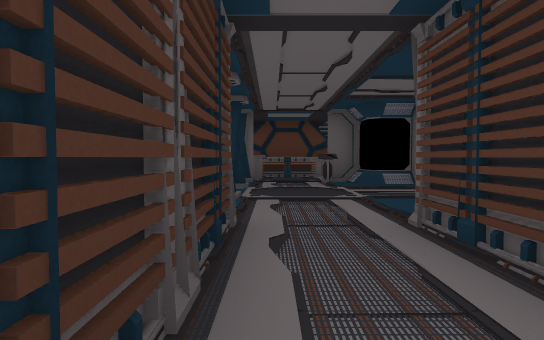
view 1 (above)

18 first-person views from a walk through a scene from a Unity 3-D project. The camera is 1.3 m above the floor, tilts 2° down and sees 75° across. The floor is counted in squares, 2 m on a side. Each view is taken from the middle of a square. On the plan, view 1 faces up. The plan holds only what a view shows up to about 10 squares ahead; the rest is blank. The place goes on beyond the plan. The player is left out. Some animated figures are left out. Door leaves are left out, so doorways stand open. Some surface patterns are stand-ins.

view 2
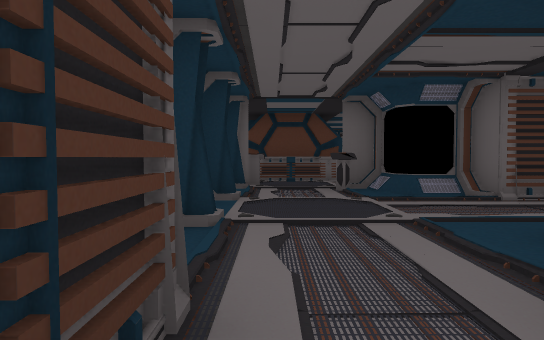

view 3
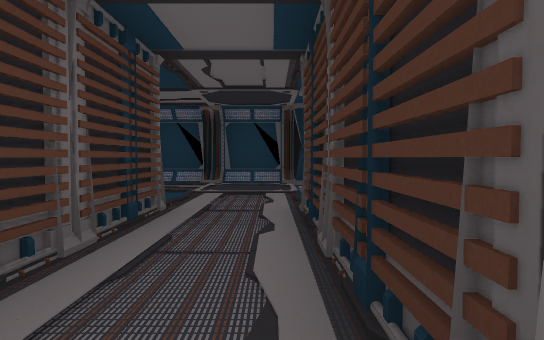

view 4
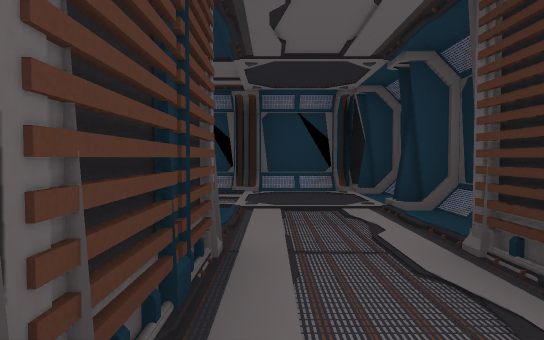

view 5
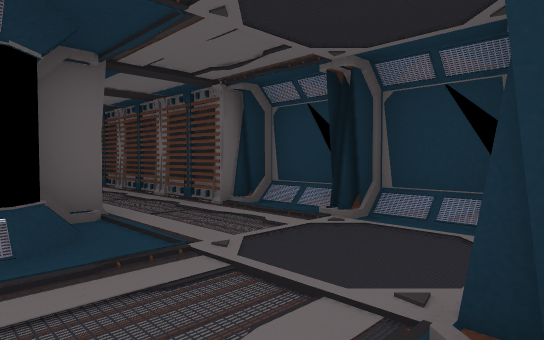

view 6
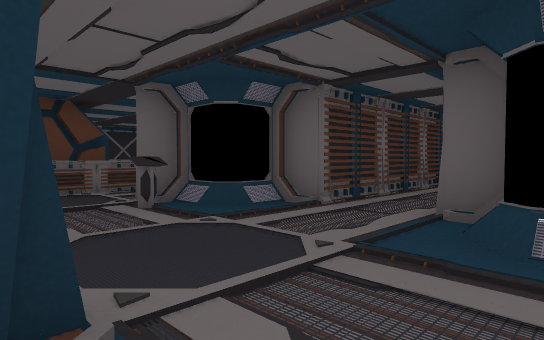

view 7
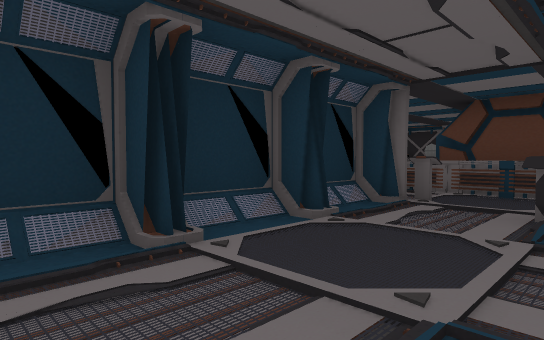

view 8
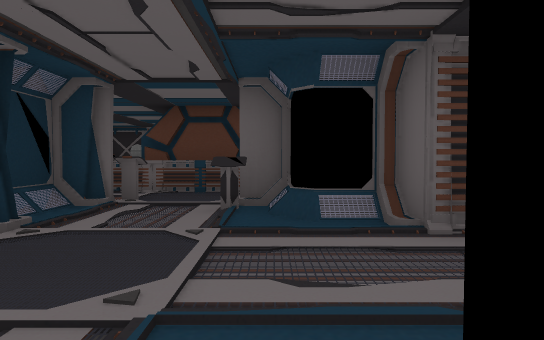

view 9
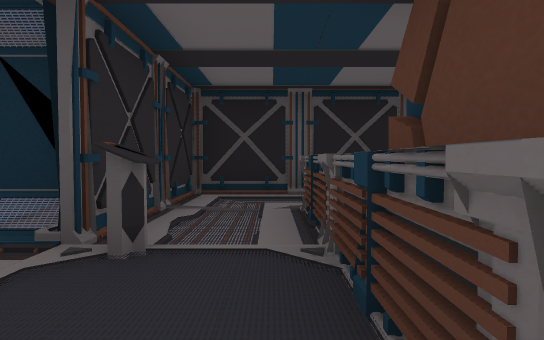

view 10
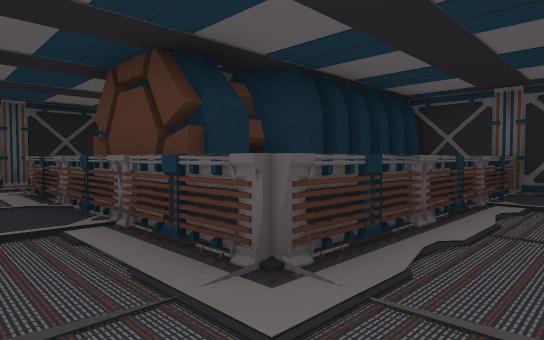

view 11
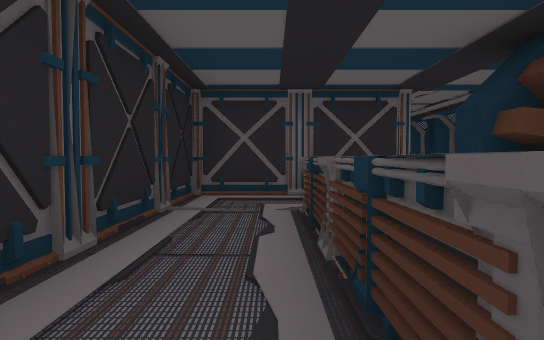

view 12
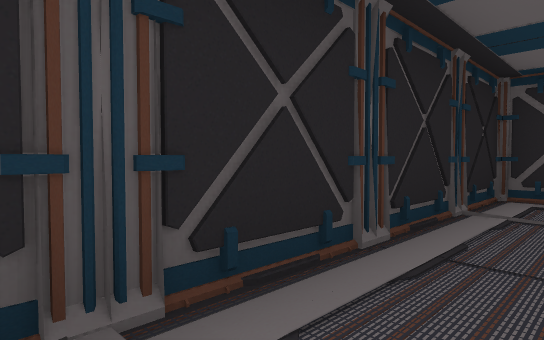

view 13
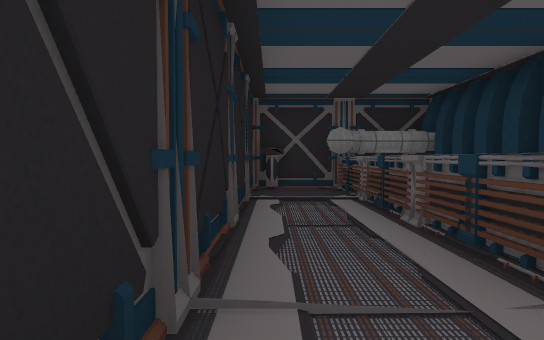

view 14
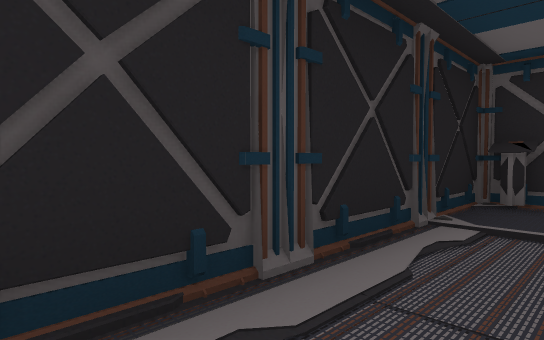

view 15
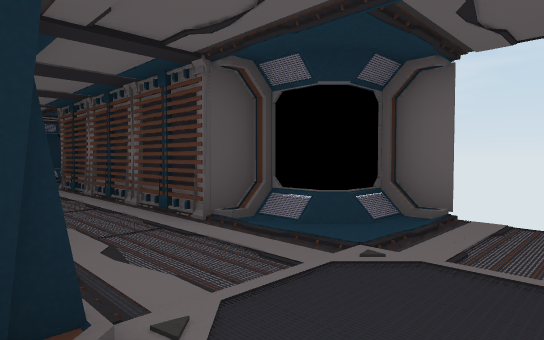

view 16
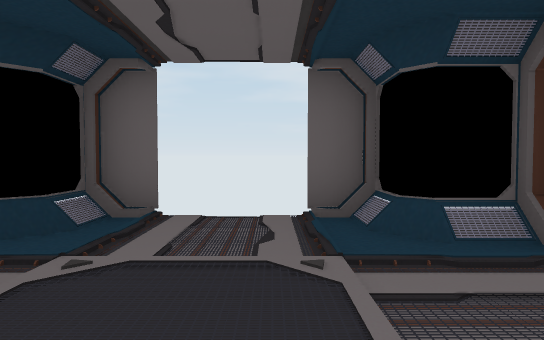

view 17
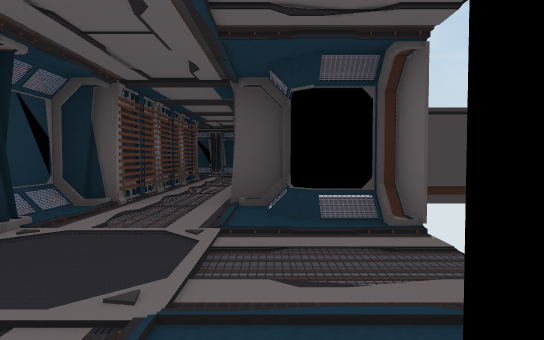

view 18
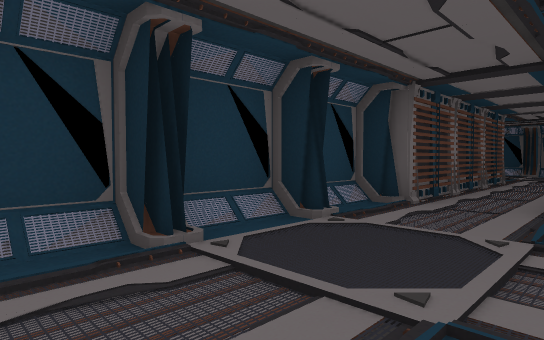

### Floor plan
Key: @ floor where view 1 was taken; # wall or solid block; . floor; / step, stairs or slope; D open door; = window, fence, low wall or low ledge; O other object.
Columns run from 5 left of view 1 to 16 right of it. Each row starts with its distance up from view 1.
 16 #..=    #..#
 15 #..=    #..#
 14 #..=#   #..#
 13 #..=#  ##..#
 12 #...####=..#
 11 #..........#
 10 #....OD#...#   ##DD##
  9 #####DO#####  ##/DD/##
  8    #/.../######/..../#
  7    ##................
  6    #/................
  5    ##.../######//#/#/
  4    #/../##    ######
  3    ##..##
  2     #..#
  1     #..#
  0     #@.##
 -1     /../##
 -2    #/.../#
 -3    ##.......
 -4    #/.........
 -5    ##//#/######
 -6     ######

Where each view was taken, in squares from view 1:
view 1: 0 up, 0 right, facing up
view 2: 2 up, 0 right, facing up
view 3: 4 up, 0 right, facing down
view 4: 2 up, 1 right, facing down
view 5: 1 down, 1 left, facing down-right
view 6: 4 up, 1 left, facing up-right
view 7: 4 up, 2 right, facing up-left
view 8: 4 up, 2 right, facing up
view 9: 11 up, 2 right, facing left
view 10: 10 up, 5 right, facing up-left
view 11: 16 up, 4 right, facing down
view 12: 16 up, 4 right, facing down-right
view 13: 10 up, 4 left, facing up
view 14: 12 up, 3 left, facing up-left
view 15: 5 up, 13 right, facing up-left
view 16: 5 up, 13 right, facing up
view 17: 8 up, 15 right, facing left
view 18: 8 up, 15 right, facing down-left
